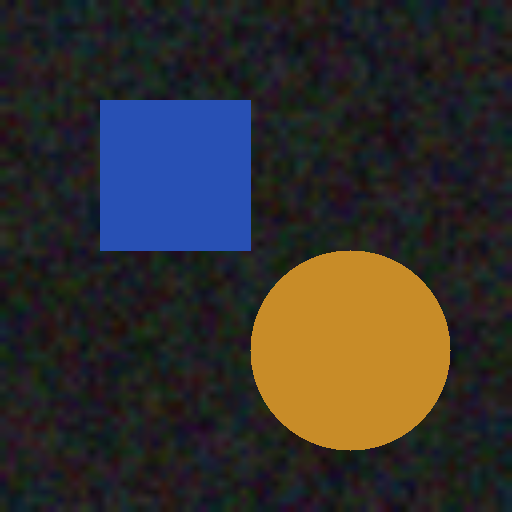
#> input picture photo_test.png, 512 x 512 px
$ python -i blind_watermark_qr.py   (imports and definitions only)
#> lines starting #> are read from the running program, lines starting #| are printed output that depends on the picture
#!/usr/bin/env python3
"""
Blind QR Watermark Tool (盲水印QR)

Robustness:
  • Screenshot / camera  — DWT LL2 subband survives JPEG, blur, noise.
  • Resize               — multi-scale probe (0.25×–4×) at detection.
  • Crop (any position)  — periodic embedding (same PN in every 256×256 tile)
                           + shift-invariant fold detection: fold any crop
                           into 256×256, cyclic-correlate DWT LL2 with PN.
  • Edits (colour, etc.) — CLAHE + sharpen pre-processing + PN correlation
                           which is insensitive to global brightness shifts.

Technique:
  2-level Haar DWT on each 256×256 tile (non-overlapping, same PN every tile).
  QR (centred ±QR_ALPHA) + PN signature (×SIG_ALPHA) are added to LL2.
  Detection: multi-scale scan for resize, periodic-fold + cyclic-FFT for crop.
"""

import sys
import argparse
import io
import numpy as np
import cv2
import pywt
import qrcode
from PIL import Image
from scipy.ndimage import uniform_filter

# ── constants ─────────────────────────────────────────────────────────────────
WAVELET      = "haar"
TILE_SIZE    = 256                # pixels per embedding tile
LL2_SIZE     = TILE_SIZE // 4    # = 64  (2-level DWT of TILE_SIZE)
QR_ALPHA     = 48.0              # QR embedding strength in LL2
SIG_ALPHA    = 32.0              # PN detection strength in LL2
SIG_SEED     = 0x6D616E          # fixed seed ("man" for 盲)
DETECT_THRESH = 8.0              # DWT correlation threshold (clean≈0, marked≈SIG_ALPHA)
FOLD_THRESH   = 0.5              # spatial fold threshold (clean≈0.1, marked≈2.0)

# Probe window sizes tried during detection (handles resize from ≈0.25× to 4×)
PROBE_SIZES  = [64, 96, 128, 192, 256, 320, 384, 512, 640, 768, 1024]


# ── PN sequence ───────────────────────────────────────────────────────────────

def _pn() -> np.ndarray:
    """Fixed 64×64 pseudo-random ±1 sequence."""
    rng = np.random.default_rng(SIG_SEED)
    return rng.choice([-1.0, 1.0], size=(LL2_SIZE, LL2_SIZE))


# ── per-tile DWT helpers ──────────────────────────────────────────────────────

def _tile_to_256(region: np.ndarray) -> np.ndarray:
    """Bilinear-resize any region to TILE_SIZE×TILE_SIZE float64."""
    if region.shape == (TILE_SIZE, TILE_SIZE):
        return region.astype(np.float64)
    return cv2.resize(region.astype(np.float64),
                      (TILE_SIZE, TILE_SIZE),
                      interpolation=cv2.INTER_LINEAR)


# [14 lines left out: function _embed_tile, not called in this run]


def _corr_of_region(region: np.ndarray, pn: np.ndarray) -> float:
    """
    Resize region to TILE_SIZE×TILE_SIZE, compute DWT LL2,
    return correlation with pn.
    """
    t = _tile_to_256(region)
    ll1, _ = pywt.dwt2(t, WAVELET)
    ll2, _ = pywt.dwt2(ll1, WAVELET)
    return float(np.dot(ll2.ravel(), pn.ravel())) / ll2.size


# ── multi-scale scanner ───────────────────────────────────────────────────────

def _scan(gray: np.ndarray, pn: np.ndarray) -> tuple[float, np.ndarray | None]:
    """
    Slide windows of each probe size across gray with 50% overlap.
    Also checks the full image resized to TILE_SIZE.
    Returns (best_correlation, best_256×256_tile_or_None).
    """
    h, w = gray.shape
    best_corr = -np.inf
    best_tile: np.ndarray | None = None

    # Full-image probe (handles extreme resize or tiny cropped remains)
    c = _corr_of_region(gray, pn)
    if c > best_corr:
        best_corr = c
        best_tile = _tile_to_256(gray)

    for ps in PROBE_SIZES:
        if ps > min(h, w):
            continue
        step = max(ps // 2, 16)
        ys = list(range(0, h - ps + 1, step))
        xs = list(range(0, w - ps + 1, step))
        # Always include the last position so corners are checked
        if ys and ys[-1] + ps < h:
            ys.append(h - ps)
        if xs and xs[-1] + ps < w:
            xs.append(w - ps)
        for y in ys:
            for x in xs:
                region = gray[y: y + ps, x: x + ps]
                c = _corr_of_region(region, pn)
                if c > best_corr:
                    best_corr = c
                    best_tile = _tile_to_256(region)

    return best_corr, best_tile


# ── shift-invariant fold detection ───────────────────────────────────────────

# [161 lines left out: functions _fold_detect, _make_qr_array, _preprocess, has_watermark, embed, not called in this run]


def _extract_qr_arr(gray: np.ndarray,
                    camera_mode: bool = False) -> np.ndarray | None:
    """
    Locate the tile with the highest watermark correlation, extract and
    return the embedded QR pattern as a binary uint8 ndarray.
    Returns None if no watermark is detected.
    """
    if camera_mode:
        gray = _preprocess(gray)

    pn = _pn()
    best_corr, best_tile = _scan(gray, pn)

    if best_corr <= DETECT_THRESH or best_tile is None:
        return None

    # Isolate the QR: subtract PN, subtract smooth background, threshold
    ll1, _ = pywt.dwt2(best_tile, WAVELET)
    ll2, _ = pywt.dwt2(ll1, WAVELET)

    ll2_clean = ll2 - SIG_ALPHA * pn
    bg_size   = max(LL2_SIZE // 6, 4)
    residual  = ll2_clean - uniform_filter(ll2_clean, size=bg_size)
    residual  = np.clip(residual, 0, None)

    qr_vis = cv2.normalize(residual, None, 0, 255, cv2.NORM_MINMAX).astype(np.uint8)
    _, qr_bin = cv2.threshold(qr_vis, 0, 255,
                              cv2.THRESH_BINARY + cv2.THRESH_OTSU)

    scale = max(300 // min(qr_bin.shape), 1)
    return cv2.resize(qr_bin,
                      (qr_bin.shape[1] * scale, qr_bin.shape[0] * scale),
                      interpolation=cv2.INTER_NEAREST)


def extract(image_path: str,
            output_qr_path: str | None = None,
            camera_mode: bool = False) -> None:
    """Extract the blind QR watermark and optionally save the QR image."""
#> called with image_path = 'photo_test.png', camera_mode = False
    img = cv2.imread(image_path)
#> img is the input picture: shape (512, 512, 3); mean B, G, R 45, 47.9, 51.1
    if img is None:
        raise ValueError(f"Cannot read image: {image_path}")
    gray = cv2.cvtColor(img, cv2.COLOR_BGR2GRAY).astype(np.float64)
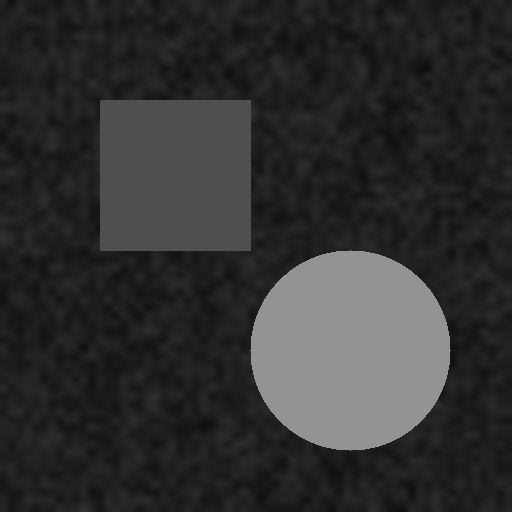
#> gray: shape (512, 512) float64; min 14, max 147, mean 48.5

    qr_big = _extract_qr_arr(gray, camera_mode=camera_mode)
#> in _corr_of_region, `ll1, _ = pywt.dwt2(t, WAVELET)`:
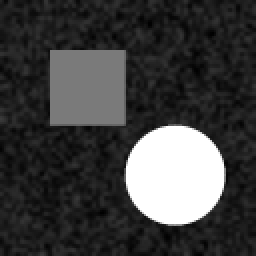
#> ll1: shape (128, 128) float64 (shown 2 times larger); min 31.75, max 294, mean 97.1; drawn with min black and max white
#> in _corr_of_region, `ll2, _ = pywt.dwt2(ll1, WAVELET)`:
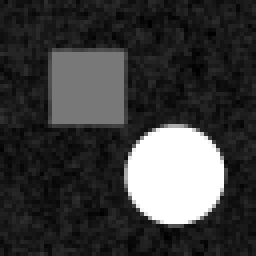
#> ll2: shape (64, 64) float64 (shown 4 times larger); min 72.44, max 588, mean 194.2; drawn with min black and max white
#> in _scan, `c = _corr_of_region(gray, pn)`: c = -2.63
#> the loop in _scan, `for ps in PROBE_SIZES:` made 11 passes
#> step on passes 2 to 8: 48, 64, 96, 128, 160, 192, 256
#> pass 1, in _corr_of_region (call 2), `t = _tile_to_256(region)`:
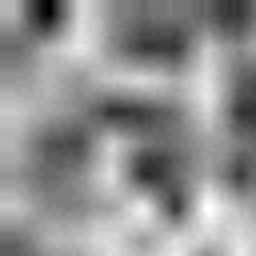
#> t: shape (256, 256) float64; min 17.12, max 41, mean 30.7; drawn with min black and max white
#> pass 1, in _corr_of_region (call 2), `ll2, _ = pywt.dwt2(ll1, WAVELET)`:
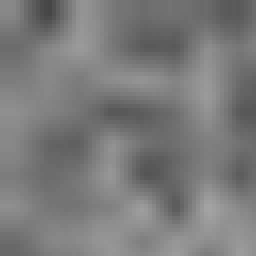
#> ll2: shape (64, 64) float64 (shown 4 times larger); min 70, max 163.4, mean 122.8
#> pass 1, in _corr_of_region (call 3), `t = _tile_to_256(region)`:
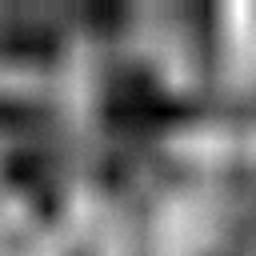
#> t: shape (256, 256) float64; min 20, max 46, mean 31.4; drawn with min black and max white
#> after the loop in _scan, `for ps in PROBE_SIZES:`:
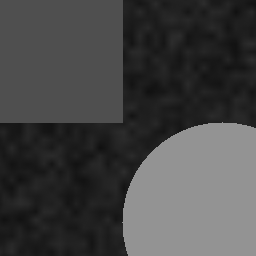
#> best_tile: shape (256, 256) float64; min 16, max 147, mean 69.2
#> after the loop in _scan, `for ps in PROBE_SIZES:`: best_corr = 3.78
    if qr_big is None:
        print("No blind watermark detected in this image.")
        return

    if output_qr_path:
        cv2.imwrite(output_qr_path, qr_big)
        print(f"Extracted QR pattern saved → {output_qr_path}")
    else:
        print("Watermark detected. Use --output to save the extracted QR image.")

    _try_decode(qr_big)


# [64 lines left out: functions _try_decode, main, not called in this run]


# [2 lines not run here, left out]

>>> result = extract('photo_test.png')
